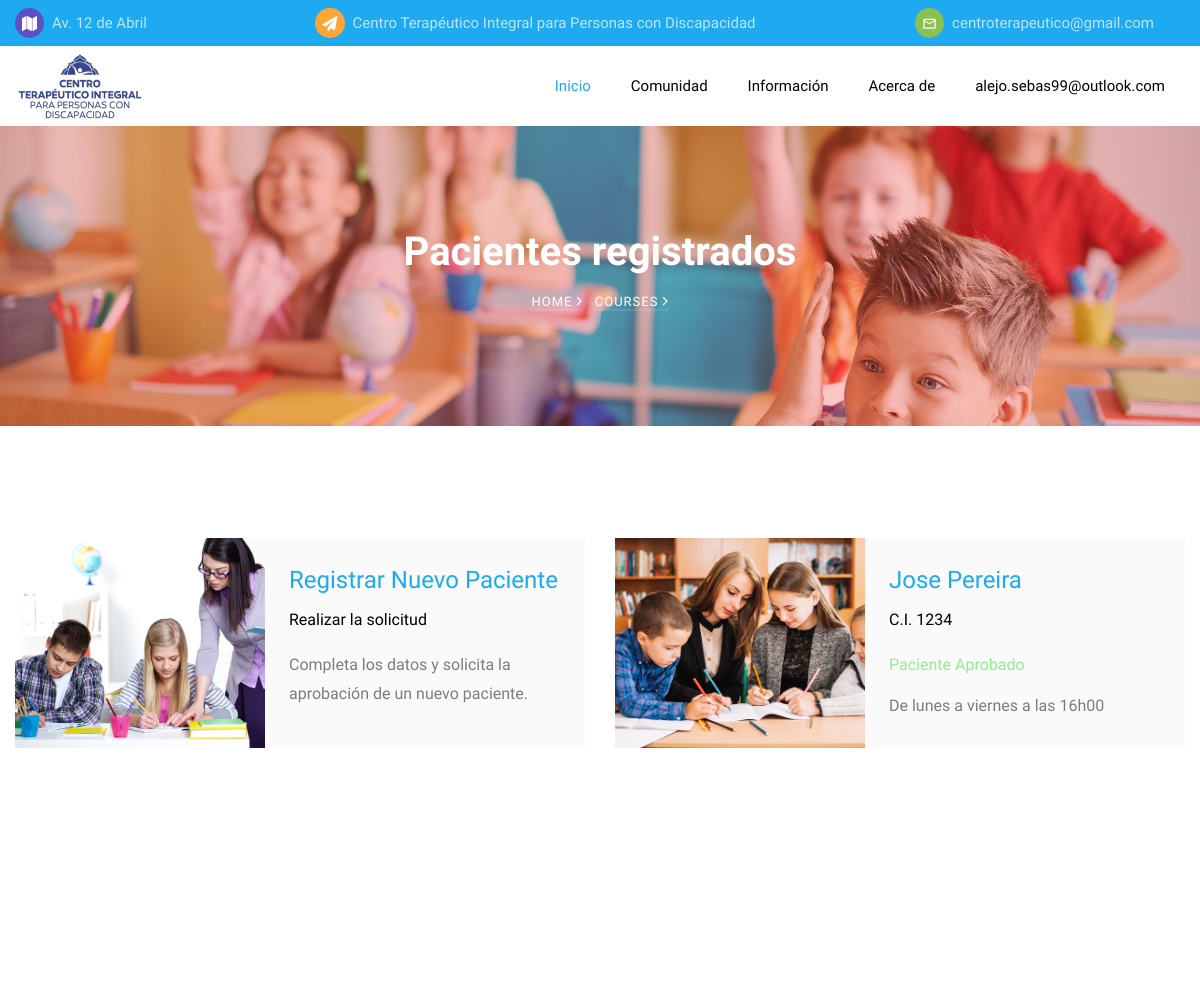
The page /pacientes.html (signed in, upper part) on the database as committed earlier.
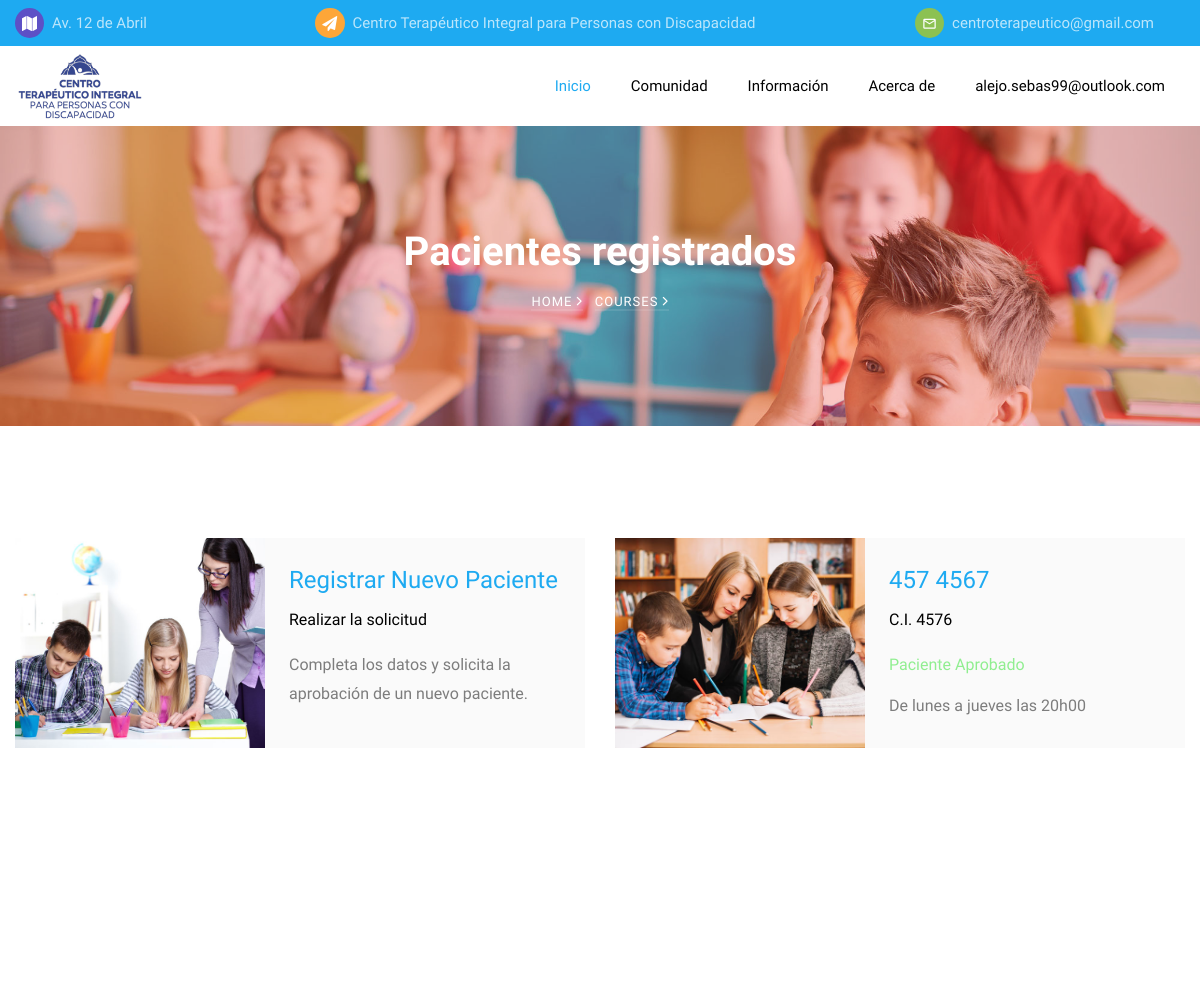
The same page on the database as committed later.
### website/models.py (models this page shows, shortened)
class Therapy_local(models.Model):
    therapist = models.ForeignKey(User, on_delete=models.CASCADE, null=True)
    patient = models.ForeignKey(Patient, on_delete=models.CASCADE)
    therapy_date = models.CharField(max_length=500)
    registration_date = models.DateTimeField(auto_now_add=True)
    description = models.CharField(max_length=500)
    url = models.CharField(max_length=500)

class Patient(models.Model):
    MALE = 'M'
    FEMALE = 'F'
    SEX_OPTIONS = [
        (MALE, 'Masculino'),
        (FEMALE, 'Femenino'),
    ]
    INCLUSIVE = 'IN'
    SPECUALIZED = 'SP'
    REGULAR = 'RE'
    TYPES_OPTIONS = [
        (INCLUSIVE, 'Inclusiva'),
        (SPECUALIZED, 'Especializada'),
        (REGULAR, 'Regular'),
    ]
    URBAN = 'UB'
    RURAL = 'RU'
    PARISH_OPTIONS = [
        (URBAN, 'Urbana'),
        (RURAL, 'Rural'),
    ]
    first_name = models.CharField(max_length=150)
    last_name = models.CharField(max_length=150)
    identity_card = models.CharField(max_length=10)
    birth = models.DateField()
    sex = models.CharField(max_length=1, choices=SEX_OPTIONS, default=MALE)
    registration_date = models.DateTimeField(auto_now_add=True)
    country_origin = models.CharField(max_length=150)
    province = models.CharField(max_length=100)
    canton = models.CharField(max_length=100)
    educational_institution_type = models.CharField(max_length=2, choices=TYPES_OPTIONS, default=SPECUALIZED)
    educational_institution = models.CharField(max_length=400)
    parish_type = models.CharField(max_length=2, choices=PARISH_OPTIONS, default=URBAN)
    bond_desarrollo_humano = models.BooleanField()
    bond_joaquin_gallegos = models.BooleanField()
    alimony = models.BooleanField()
    jubilee_pension = models.BooleanField()
    montepio = models.BooleanField()
    image = models.FileField(upload_to='images/', null=True, verbose_name="")
    representatives = models.ManyToManyField(User, through='Relationship')

### website/views.py (the view)
# urls.py: path('pacientes.html', views.pacientes, name='pacientes'),
def pacientes(request):
    pacientes = []
    aprobados = []
    pacientesTerapeuta = []
    relaciones = Relationship.objects.all()
    terapias = Therapy_local.objects.all()
    for rel in relaciones:
        try:
            if rel.representative == User.objects.get(email=request.session['user_email']):
                pacientes.append(rel.patient)
        except:
            response = redirect('login')
            return response
    for ter in terapias:
        try:
            if ter.patient in pacientes:
                aprobados.append(ter.patient)
                pacientes.remove(ter.patient)
            if ter.therapist == User.objects.get(email=request.session['user_email']):
                pacientesTerapeuta.append(ter.patient)
        except:
            response = redirect('login')
            return response
    return render(request, 'pacientes.html', {'center_data':center_data, 'pacientes':pacientes, 'aprobados':aprobados, 'terapias':terapias, 'pacientesTerapeuta':pacientesTerapeuta})

### templates/pacientes.html (shortened to what this page needs)
{% if request.session.user_email %}
<!DOCTYPE html>
<html lang="en">
<head>
    {% include 'includes/head.html'%} {% block head %} {% endblock %}
</head>
<body>
    {% include 'includes/header.html'%} {% block header %} {% endblock %} {% include 'includes/navbar.html'%} {% block navbar %} {% endblock %}
    <section class="hero-wrap hero-wrap-2" style="background-image: url('images/bg_2.jpg');">
        <div class="overlay"></div>
        <div class="container">
            <div class="row no-gutters slider-text align-items-center justify-content-center">
                <div class="col-md-9 ftco-animate text-center">
                    <h1 class="mb-2 bread">Pacientes registrados</h1>
                    <p class="breadcrumbs"><span class="mr-2"><a href="index.html">Home <i class="ion-ios-arrow-forward"></i></a></span> <span>Courses <i class="ion-ios-arrow-forward"></i></span></p>
                </div>
            </div>
        </div>
    </section>
    <section class="ftco-section">
        <div class="container">
            <div class="row">
                {% if request.session.user_rol == "RP" %}
                <div class="col-md-6 course d-lg-flex ftco-animate">
                    <div class="img" style="background-image: url(../static/website/images/course-2.jpg);"></div>
                    <div class="text bg-light p-4">
                        <h3><a href="registro-paciente.html">Registrar Nuevo Paciente</a></h3>
                        <p class="subheading">Realizar la solicitud</p>
                        <p>Completa los datos y solicita la aprobación de un nuevo paciente.</p>
                    </div>
                </div>
                {% if aprobados %}
                {% for p in aprobados %}
                    {% for t in terapias %}
                        {% if t.patient == p %}
                            <div class="col-md-6 course d-lg-flex ftco-animate">
                                <div class="img" style="background-image: url(../static/website/images/course-1.jpg);"></div>
                                <div class="text bg-light p-4">
                                    <h3><a href="https://us04web.zoom.us/j/5141236702?pwd=elBiZmxpdy9QRzB6RWpZN1pod0h4dz09" target="_blank">{{ p.first_name }} {{ p.last_name }}</a></h3>
                                    <p class="subheading"> C.I. {{ p.identity_card }}</p>
                                    <p class="subheading"><span style="color: lightgreen">Paciente Aprobado</span></p>
                                    <h6>{{ t.therapy_date }}</h6>
                                </div>
                            </div>
                        {% endif %}
                    {% endfor %}
                {% endfor %}
                {% endif %}
                {% endif %}
            </div>
        </div>
    </section>
</body>
</html>
{% endif %}

Rows that differ between the two databases and show on the page:
no longer on this page (row unchanged): Patient: first_name "Jose", last_name "Pereira", identity_card "1234"
removed Therapy_local: therapy_date "De lunes a viernes a las 16h00"
now on this page (row unchanged): Patient: first_name "457", last_name "4567", identity_card "4576"
now on this page (row unchanged): Therapy_local: therapy_date "De lunes a jueves las 20h00"
